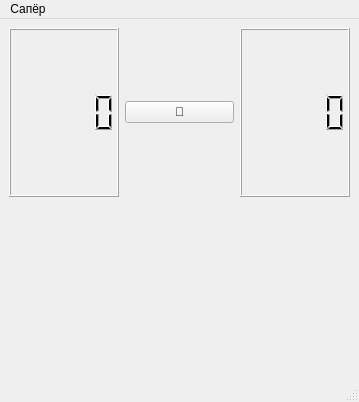
<?xml version="1.0" encoding="UTF-8"?>
<ui version="4.0">
 <class>MainWindow</class>
 <widget class="QMainWindow" name="MainWindow">
  <property name="geometry">
   <rect>
    <x>0</x>
    <y>0</y>
    <width>359</width>
    <height>402</height>
   </rect>
  </property>
  <property name="windowTitle">
   <string>MainWindow</string>
  </property>
  <widget class="QWidget" name="centralwidget">
   <layout class="QVBoxLayout" name="verticalLayout">
    <item>
     <layout class="QHBoxLayout" name="horizontalLayout">
      <item>
       <widget class="QLCDNumber" name="lcdMines"/>
      </item>
      <item>
       <widget class="QPushButton" name="btnReset">
        <property name="text">
         <string>🙂</string>
        </property>
       </widget>
      </item>
      <item>
       <widget class="QLCDNumber" name="lcdTimer"/>
      </item>
     </layout>
    </item>
    <item>
     <widget class="QWidget" name="gridContainer" native="true">
      <layout class="QGridLayout" name="gridLayout"/>
     </widget>
    </item>
   </layout>
  </widget>
  <widget class="QMenuBar" name="menubar">
   <property name="geometry">
    <rect>
     <x>0</x>
     <y>0</y>
     <width>359</width>
     <height>21</height>
    </rect>
   </property>
   <widget class="QMenu" name="menu">
    <property name="title">
     <string>Сапёр</string>
    </property>
    <addaction name="separator"/>
    <addaction name="actionNewGame"/>
    <addaction name="actionExit"/>
   </widget>
   <addaction name="menu"/>
  </widget>
  <widget class="QStatusBar" name="statusbar"/>
  <action name="actionNewGame">
   <property name="text">
    <string>Новая игра</string>
   </property>
  </action>
  <action name="actionExit">
   <property name="text">
    <string>Выход</string>
   </property>
  </action>
 </widget>
 <resources/>
 <connections/>
</ui>
